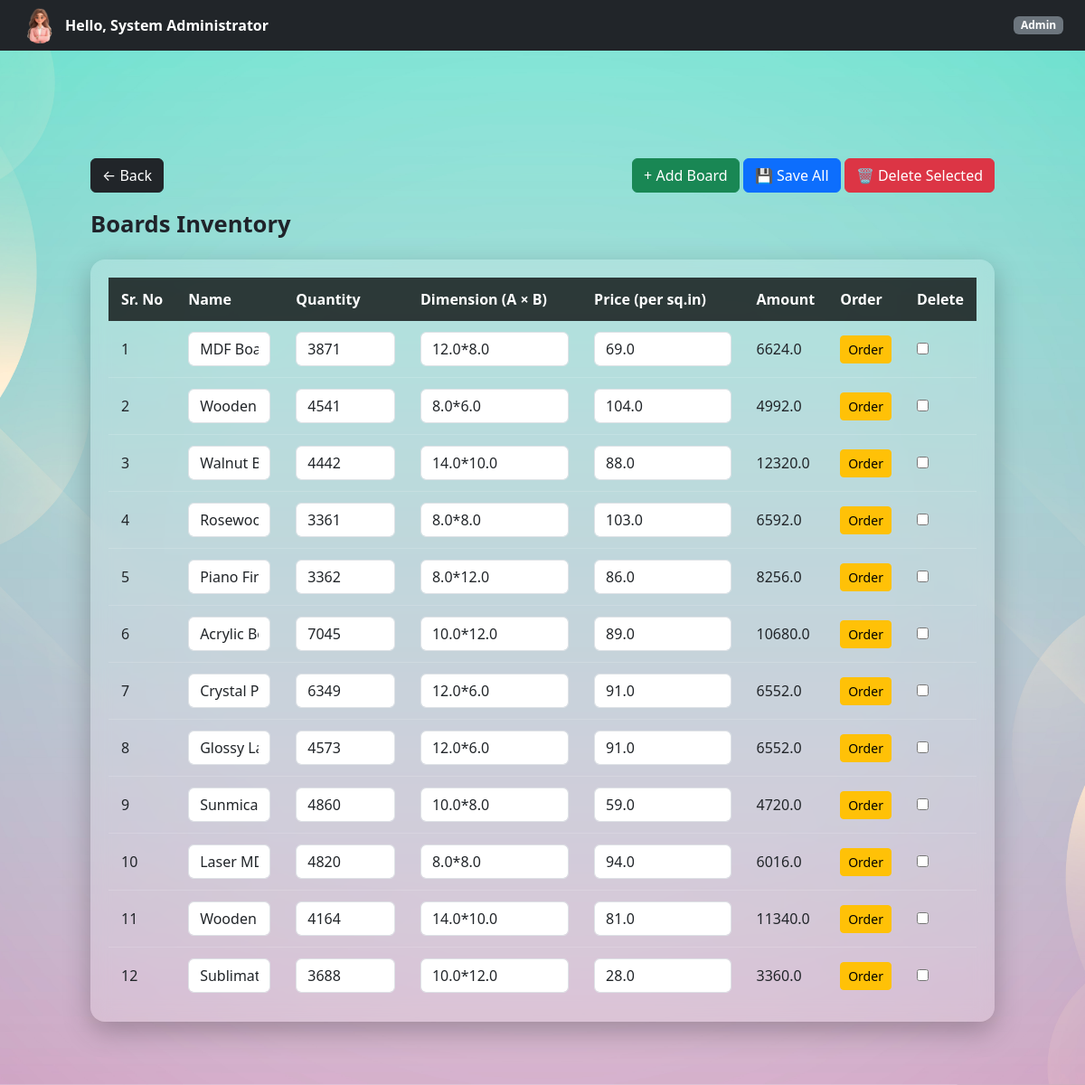
Before: /admin/boards (signed in) with the older database file.
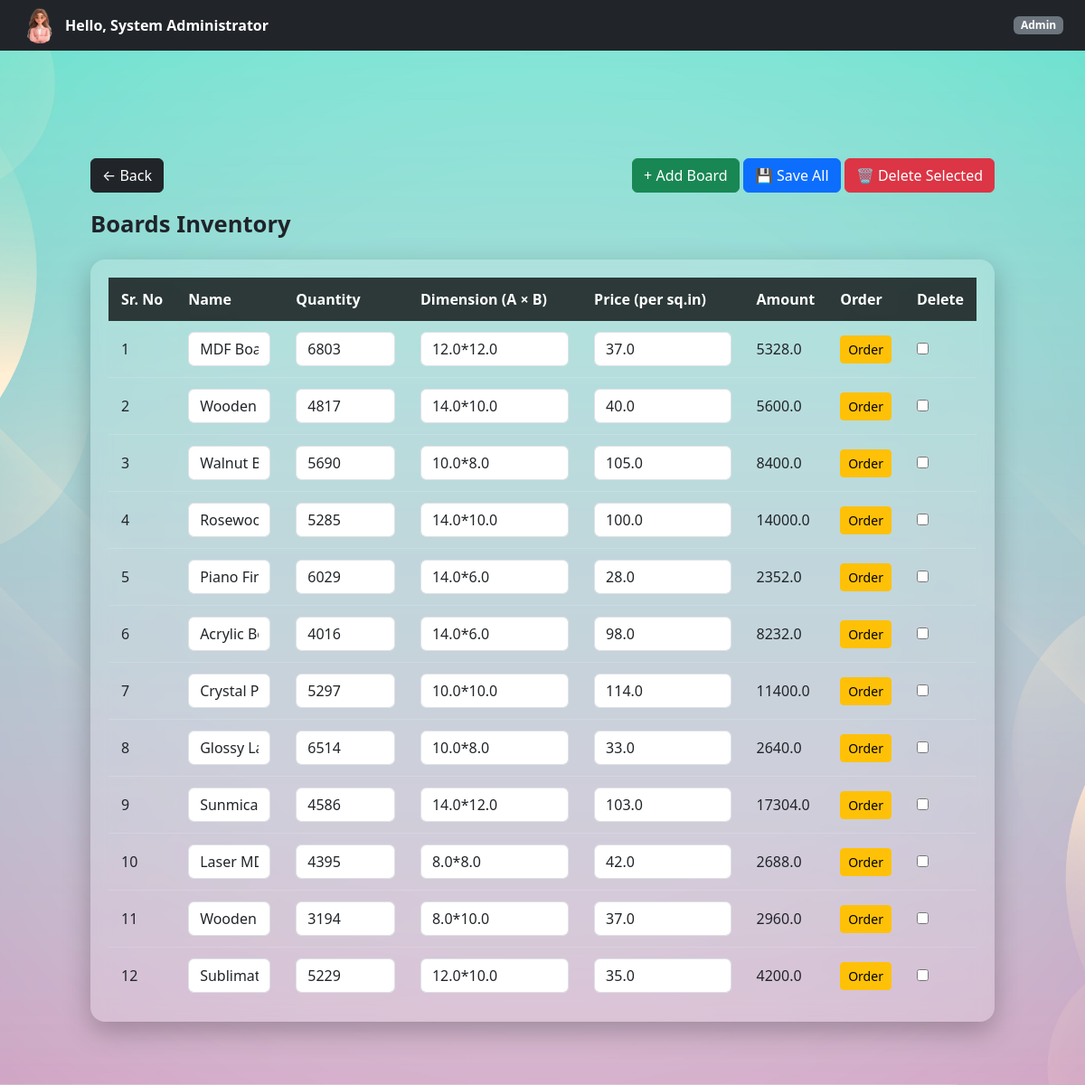
After: the same page with the newer database file.
### controller/models.py (models this page shows)
class Board(db.Model):
    id = db.Column(db.Integer, primary_key=True)
    name = db.Column(db.String(100))
    length = db.Column(db.Float)
    breadth = db.Column(db.Float)
    price = db.Column(db.Float)
    quantity = db.Column(db.Integer, default=0)

### controller/admin.py (the view)
@admin_bp.route("/boards")
@login_required
@role_required("Admin")
def view_boards():
    boards = Board.query.all()
    return render_template("admin/boards.html", boards=boards)

### templates/admin/boards.html (shortened to what this page needs)
{% extends "base.html" %}
{% block page_class %}company-dashboard-bg{% endblock %}
{% block free_content %}
{% include "partials/navbar.html" %}
<div class="dashboard-container">
    <div class="d-flex justify-content-between align-items-center mb-3">
        <a href="{{ url_for('admin.dashboard') }}" class="btn btn-dark">
            ← Back
        </a>
        <div>
            <button class="btn btn-success" onclick="addBoardRow()">+ Add Board</button>
            <button form="boardForm" class="btn btn-primary">
                💾 Save All
            </button>
            <button class="btn btn-danger" onclick="deleteSelectedBoards()">
                🗑 Delete Selected
            </button>
        </div>
    </div>
    <div class="page-title">Boards Inventory</div>
    <form id="boardForm" method="POST" action="{{ url_for('admin.bulk_update_boards') }}">
        <div class="glass-table">
            <table>
                <thead>
                    <tr>
                        <th>Sr. No</th>
                        <th>Name</th>
                        <th>Quantity</th>
                        <th>Dimension (A × B)</th>
                        <th>Price (per sq.in)</th>
                        <th>Amount</th>
                        <th>Order</th>
                        <th>Delete</th>
                    </tr>
                </thead>
                <tbody id="boardTableBody">
                    {% for b in boards %}
                    <tr>
                        <td class="sr-no">{{ loop.index }}</td>
                        <td>
                            <input name="name[]" value="{{ b.name }}" class="form-control">
                        </td>
                        <td>
                            <input
                                name="quantity[]"
                                value="{{ b.quantity }}"
                                class="form-control">
                        </td>
                        <td>
                            <input
                                name="dimension[]"
                                value="{{ b.length }}*{{ b.breadth }}"
                                class="form-control dimension">
                        </td>
                        <td>
                            <input name="price[]" value="{{ b.price }}" class="form-control price">
                        </td>
                        <td class="amount">
                            {{ b.length * b.breadth * b.price }}
                        </td>
                        <td>
                            <button
                                type="button"
                                class="btn btn-warning btn-sm"
                                onclick="orderBoard('{{ b.id }}', '{{ b.name }}', '{{ b.price }}')">
                                Order
                            </button>
                        </td>
                        <td>
                            <input type="checkbox" name="selected_ids[]" value="{{ b.id }}">
                        </td>
                    </tr>
                    {% endfor %}
                </tbody>
            </table>
        </div>
    </form>
</div>
{% endblock %}

Changed rows visible on the page:
changed Board "MDF Board": quantity "3871" → "6803"; length "12.0*8.0" → "12.0*12.0"; price "69.0" → "37.0"; b.length*b.breadth*b.price "6624.0" → "5328.0"
changed Board "Wooden MDF": quantity "4541" → "4817"; length "8.0*6.0" → "14.0*10.0"; price "104.0" → "40.0"; b.length*b.breadth*b.price "4992.0" → "5600.0"
changed Board "Walnut Board": quantity "4442" → "5690"; length "14.0*10.0" → "10.0*8.0"; price "88.0" → "105.0"; b.length*b.breadth*b.price "12320.0" → "8400.0"
changed Board "Rosewood Finish Board": quantity "3361" → "5285"; length "8.0*8.0" → "14.0*10.0"; price "103.0" → "100.0"; b.length*b.breadth*b.price "6592.0" → "14000.0"
changed Board "Piano Finish Board": quantity "3362" → "6029"; length "8.0*12.0" → "14.0*6.0"; price "86.0" → "28.0"; b.length*b.breadth*b.price "8256.0" → "2352.0"
changed Board "Acrylic Board": quantity "7045" → "4016"; length "10.0*12.0" → "14.0*6.0"; price "89.0" → "98.0"; b.length*b.breadth*b.price "10680.0" → "8232.0"
changed Board "Crystal Plaque": quantity "6349" → "5297"; length "12.0*6.0" → "10.0*10.0"; price "91.0" → "114.0"; b.length*b.breadth*b.price "6552.0" → "11400.0"
changed Board "Glossy Lamination Board": quantity "4573" → "6514"; length "12.0*6.0" → "10.0*8.0"; price "91.0" → "33.0"; b.length*b.breadth*b.price "6552.0" → "2640.0"
changed Board "Sunmica Board": quantity "4860" → "4586"; length "10.0*8.0" → "14.0*12.0"; price "59.0" → "103.0"; b.length*b.breadth*b.price "4720.0" → "17304.0"
changed Board "Laser MDF Board": quantity "4820" → "4395"; price "94.0" → "42.0"; b.length*b.breadth*b.price "6016.0" → "2688.0"
changed Board "Wooden Shield Board": quantity "4164" → "3194"; length "14.0*10.0" → "8.0*10.0"; price "81.0" → "37.0"; b.length*b.breadth*b.price "11340.0" → "2960.0"
changed Board "Sublimation MDF Board": quantity "3688" → "5229"; length "10.0*12.0" → "12.0*10.0"; price "28.0" → "35.0"; b.length*b.breadth*b.price "3360.0" → "4200.0"
